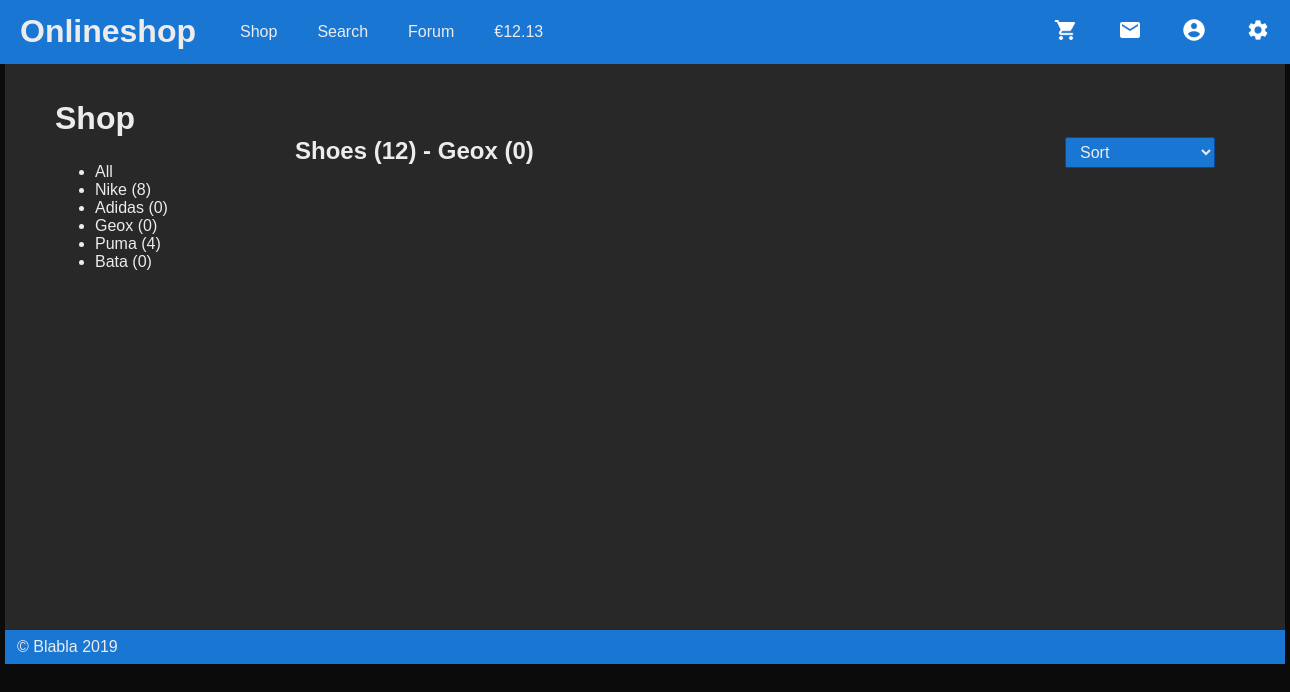
Page /?page=shop&category=1&subcategory=3 on the committed database.
### tables this page shows
CREATE TABLE IF NOT EXISTS subcategories (
    ID INT NOT NULL AUTO_INCREMENT,
    CategoryID INT NOT NULL,
    Title VARCHAR(45) NOT NULL,
    CreationDate TIMESTAMP NOT NULL DEFAULT CURRENT_TIMESTAMP,
    ChangeDate TIMESTAMP NOT NULL DEFAULT CURRENT_TIMESTAMP ON UPDATE CURRENT_TIMESTAMP,
    UNIQUE KEY unique_title_per_category(Title, CategoryID),
    PRIMARY KEY (ID),
    FOREIGN KEY (CategoryID) REFERENCES categories(ID)
);

CREATE TABLE IF NOT EXISTS categories (
    ID INT NOT NULL AUTO_INCREMENT,
    Title VARCHAR(45) NOT NULL,
    Image VARCHAR(255),
    TypeID INT NOT NULL,
    CreationDate TIMESTAMP NOT NULL DEFAULT CURRENT_TIMESTAMP,
    ChangeDate TIMESTAMP NOT NULL DEFAULT CURRENT_TIMESTAMP ON UPDATE CURRENT_TIMESTAMP,
    UNIQUE KEY unique_title(Title),
    PRIMARY KEY (ID),
    FOREIGN KEY (TypeID) REFERENCES types(ID)
);

### include/database.php (called while the page is built, shortened)
<?php
class Database {
    private $host = "localhost";
    private $db_name = "phpshop";
    private $username = "root";
    private $password = "";
    private $conn;
    public function __construct() {
        try {
            $this->conn = new PDO("mysql:host=" . $this->host . ";dbname=" . $this->db_name, $this->username, $this->password);
        } catch (PDOException $exception) {
            echo "Connection error: " . $exception->getMessage();
        }
    }
    public function readCategory($type = false, $id = false){
        $query = "
        SELECT cat.ID as id, cat.Title as title, cat.Image as image, COUNT(item.ID) AS itemcount FROM categories AS cat
        LEFT JOIN subcategories As subcat ON subcat.CategoryID = cat.ID
        LEFT JOIN items AS item ON item.SubcategoryID = subcat.ID";
        if($id){
            $query .= " WHERE cat.ID = ?";
        } else if($type){
            $query .= " WHERE cat.TypeID = ?";
        }
        $query .= " GROUP BY cat.ID";
        $stmt = $this->conn->prepare($query);
        if($id){
            $stmt->bindParam(1, $id);
            $stmt->execute();
            return $stmt->fetch(PDO::FETCH_ASSOC);
        } else if($type){
            $stmt->bindParam(1, $type);
            $stmt->execute();
            return $stmt;
        } else {
            $stmt->execute();
            return $stmt;
        }
    }
    public function readSubcategory($categorie = false, $id = false){
        $query = "
        SELECT subcat.ID as id, subcat.Title as title, COUNT(item.ID) as itemcount FROM subcategories AS subcat
        LEFT JOIN items AS item ON item.SubcategoryID = subcat.ID ";
        if($id){
            $query .= " WHERE subcat.ID = ?";
        } else if($categorie){
            $query .= "WHERE subcat.CategoryID = ? ";
        }
        $query .= "GROUP BY subcat.ID";
        $stmt = $this->conn->prepare($query);
        if($id){
            $stmt->bindParam(1, $id);
        } else if($categorie){
            $stmt->bindParam(1, $categorie);
        }
        $stmt->execute();
        if($id){
            return $stmt->fetch(PDO::FETCH_ASSOC);
        } else {
            return $stmt;
        }
    }
}

### components/shop/sidenav.php (the view)
<?php
include_once './include/database.php';
$database = new Database();
$subcats = $database->readSubcategory($_GET['category']);
$subcat_list = "<li><a href='?page=shop&category=".$_GET['category']."'>All</a></li>";
if($subcats->rowCount()>0){
    while ($row = $subcats->fetch(PDO::FETCH_ASSOC)) {
        extract($row);
        $subcat_list .= "
        <li><a href='?page=shop&category=".$_GET['category']."&subcategory=".$id."'>".$title." (".$itemcount.")</a></li>
        ";
    }
}
?>
<div class="sidenav flaoters">
    <ul>
        <?php echo $subcat_list; ?>
    </ul>
</div>

### components/shop/itemlist.php (shortened to what this page needs)
<?php
include_once './include/database.php';
$database = new Database();
if(isset($_GET['subcategory'])){
    $subcategorie = $database->readSubcategory($_GET['category'], $_GET['subcategory']);
} else {
    $items = $database->readItems($_GET['category']);
}
$categorie = $database->readCategory(false, $_GET['category']);
?>
<div class="list-header">
    <h2>
        <?php
        echo $categorie['title'].' ('.$categorie['itemcount'].')';
        if(isset($_GET['subcategory'])){
            echo ' - '.$subcategorie['title'].' ('.$subcategorie['itemcount'].')';
        }
        ?>
    </h2>
    <select id="soflow">
        <option value="">Sort</option>
    </select>
</div>
<div class="shop-items flaoters">
</div>

### index.php (style rules this page uses)
:root { --primary: #1976d2; --primary-dark: #004ba0; --primary-light: #63a4ff; --bg: #0b0b0b; --bg-light: #282828; --font: #edecec; }
h1, h2, h3, h4, h5, p { margin: 0px; color: var(--font); font-family: sans-serif; }
body { margin: 0px; background-color: var(--bg); color: var(--font); }

### components/shop/itemlist.php (style rules this page uses)
select#soflow { border-radius: 2px; background-color: var(--primary); background-position: 97% center; background-repeat: no-repeat; border: 1px solid var(--primary-dark); color: var(--font); font-size: inherit; overflow: hidden; padding: 5px 10px; text-overflow: ellipsis; white-space: nowrap; margin-right: 40px; width: 150px; }
.list-header h2 { float: left; }
.list-header select { float: right; }
.shop-items { display:inline; margin-left: auto; margin-right: auto; padding-top: 40px; height: auto; }

### views/shop.php (style rules this page uses)
.sidenav { min-height: 200px; width: 20%; float: left; padding-top: 10px; }
.sidenav a { text-decoration: none; color: var(--font); font-family: sans-serif; }
.shop-items { min-height: 200px; width: 80%; padding-top: 10px; }
.flaoters { display:inline-block; }

### rows in the picture
subcategories: Title "Nike", itemcount "8"
subcategories: Title "Adidas", itemcount "0"
subcategories: Title "Geox", itemcount "0"
subcategories: Title "Puma", itemcount "4"
subcategories: Title "Bata", itemcount "0"
categories: Title "Shoes"

### other values in the picture
$categorie['itemcount'] "12"
$subcategorie['itemcount'] "0"
